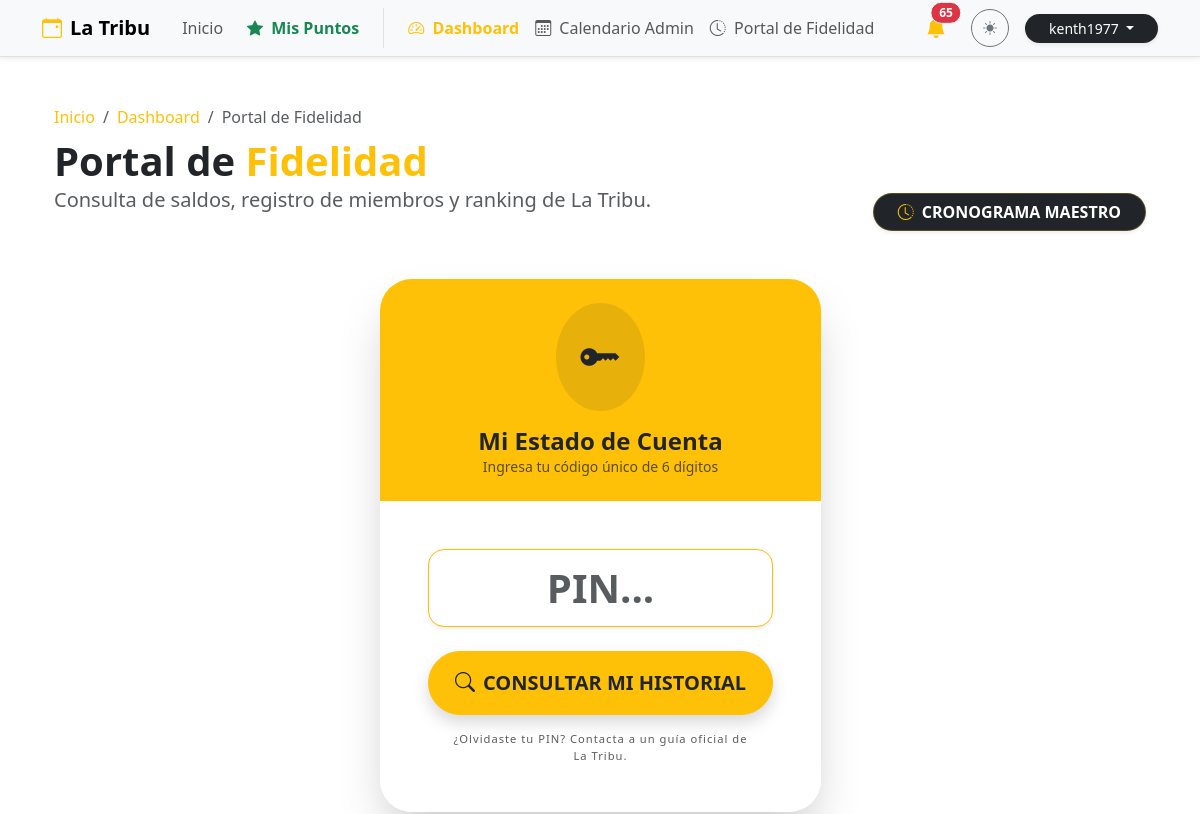
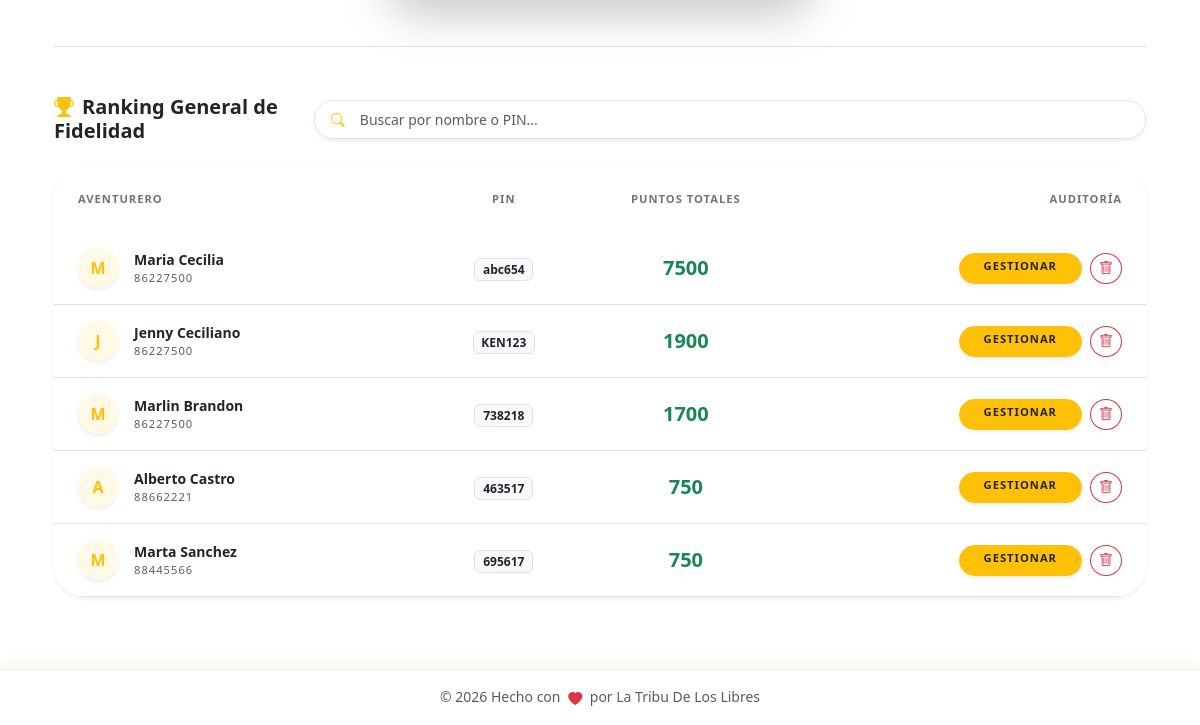
Before: /admin/puntos/ranking (signed in) with the older database file (2 pictures, top to bottom).
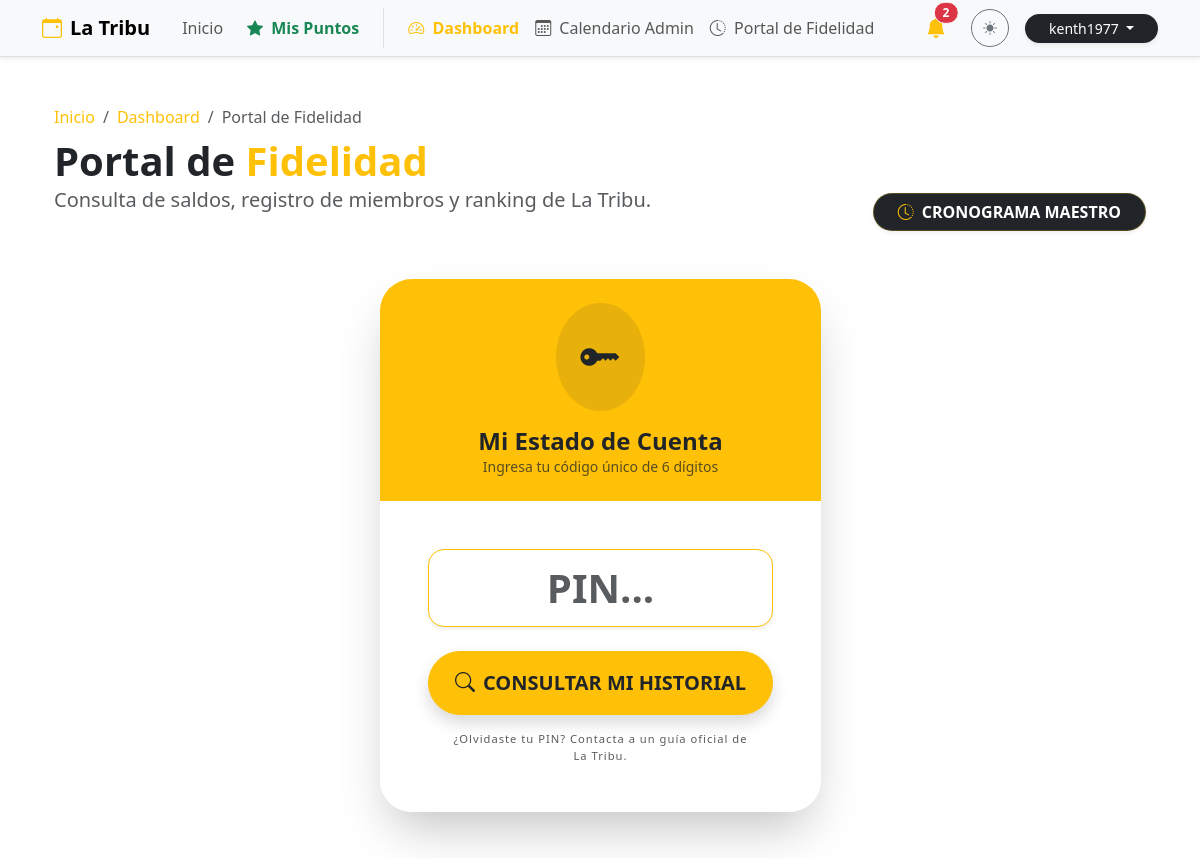
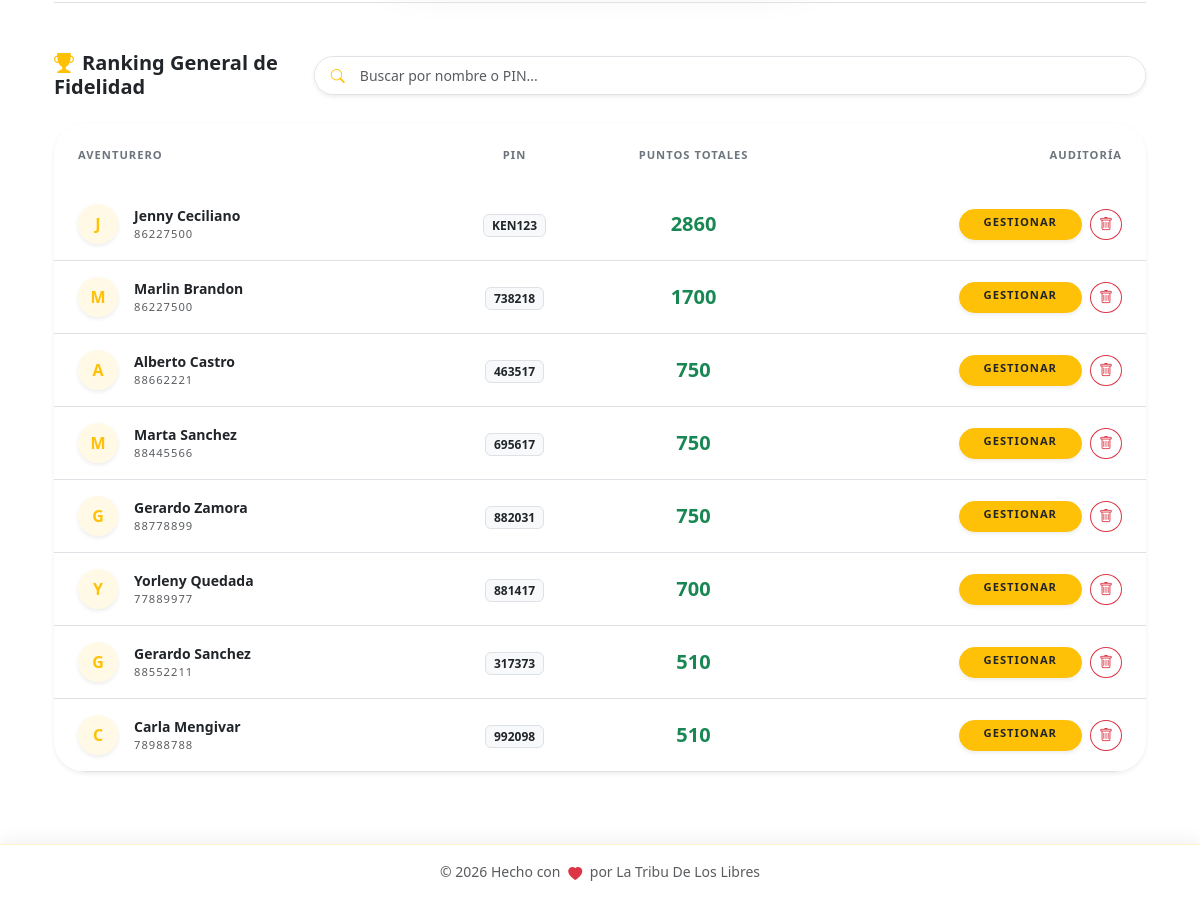
After: the same page with the newer database file (2 pictures, top to bottom).
### db.py (models this page shows)
class Member(db.Model):
    __tablename__ = 'member'
    id = db.Column(db.Integer, primary_key=True)
    pin = db.Column(db.String(6), unique=True, nullable=False)
    nombre = db.Column(db.String(100), nullable=False)
    apellido1 = db.Column(db.String(100), nullable=False)
    apellido2 = db.Column(db.String(100))
    telefono = db.Column(db.String(20))
    birth_date = db.Column(db.Date)
    puntos_totales = db.Column(db.Integer, default=0)
    debt_pending = db.Column(db.Boolean, default=False)
    ultimo_regalo_bday = db.Column(db.Integer, default=0) # Año del último bono acreditado
    bookings = db.relationship('Booking', backref='member', lazy=True)
    logs = db.relationship('PointLog', backref='member', lazy=True)

### puntos.py (the view)
@puntos_bp.route('/ranking')
@login_required
def historial_global():
    if not current_user.is_superuser:
        flash('Acceso restringido a líderes.', 'danger')
        return redirect(url_for('main.home'))
    members = Member.query.order_by(Member.puntos_totales.desc()).all()
    return render_template('puntos.html',
                         members=members,
                         selected_member=None,
                         is_global_schedule=False)

### app.py (called while the page is built)
@login_manager.user_loader
def load_user(user_id):
    try:
        return db.session.get(User, int(user_id))
    except (TypeError, ValueError, Exception):
        return None

@app.before_request
def force_https():
    if request.headers.get('X-Forwarded-Proto') == 'http':
        url = request.url.replace('http://', 'https://', 1)
        return redirect(url, code=301)

### rutas.py (called while the page is built)
def get_config(key, default_val=""):
    try:
        conf = SystemConfig.query.filter_by(key=key).first()
        return conf.value if conf else default_val
    except:
        return default_val

### templates/puntos.html (shortened to what the changed rows need)
{% extends "base.html" %}
{% block content %}
<div class="container py-4">
    <div class="row mb-5 align-items-end animate__animated animate__fadeIn">
        <div class="col-md-7">
            <h1 class="display-6 fw-bold mb-0">
                {% if is_global_schedule %}
                    Cronograma <span class="text-warning">Maestro</span>
                {% elif selected_member %}
                    Estado de Cuenta: <span class="text-warning">{{ selected_member.nombre }}</span>
                {% else %}
                    Portal de <span class="text-warning">Fidelidad</span>
                {% endif %}
            </h1>
        </div>
    </div>
    {% if is_global_schedule %}
    <div class="card border-0 shadow-lg rounded-5 overflow-hidden animate__animated animate__fadeIn">
        <div class="card-body p-0">
            <div class="table-responsive">
                <table class="table table-hover align-middle mb-0">
                    <thead class="bg-body-tertiary">
                        <tr>
                            <th class="border-0 px-4 py-3 text-secondary x-small fw-bold text-uppercase">Fecha / Hora</th>
                            <th class="border-0 py-3 text-secondary x-small fw-bold text-uppercase">Miembro (PIN)</th>
                            <th class="border-0 py-3 text-secondary x-small fw-bold text-uppercase text-center">Tipo</th>
                            <th class="border-0 py-3 text-secondary x-small fw-bold text-uppercase">Concepto / Detalle</th>
                            <th class="border-0 py-3 text-secondary x-small fw-bold text-uppercase text-end pe-4">Impacto</th>
                        </tr>
                    </thead>
                    <tbody>
                        {% if logs %}
                            {% for log in logs %}
                            <tr class="animate__animated animate__fadeIn" style="animation-delay: {{ loop.index0 * 0.05 }}s">
                                <td class="px-4 py-3">
                                    <span class="fw-medium small text-body">{{ log.fecha.strftime('%d %b, %y') }}</span><br>
                                    <small class="text-muted" style="font-size: 0.6rem;">{{ log.fecha.strftime('%H:%M:%S') }}</small>
                                </td>
                                <td>
                                    <div class="fw-bold text-body small">{{ log.member }}</div>
                                    <span class="badge bg-light text-dark border x-small" style="font-size: 0.6rem;">{{ log.pin }}</span>
                                </td>
                                <td class="text-center">
                                    <span class="badge bg-light text-dark border px-3 py-1 rounded-pill x-small fw-bold">{{ log.tipo }}</span>
                                </td>
                                <td class="small text-muted">{{ log.detalle }}</td>
                                <td class="text-end pe-4">
                                    <span class="fw-bold fs-5 {{ log.color }}">
                                        {% if log.monto > 0 %}+{% endif %}{{ log.monto }}
                                    </span>
                                </td>
                            </tr>
                            {% endfor %}
                        {% else %}
                            <tr>
                                <td colspan="5" class="text-center py-5 text-muted">
                                    <i class="bi bi-info-circle display-4 d-block mb-3 opacity-25"></i>
                                    No hay registros globales en el cronograma.
                                </td>
                            </tr>
                        {% endif %}
                    </tbody>
                </table>
            </div>
        </div>
    </div>
    {% else %}
        {% if current_user.is_authenticated and current_user.is_superuser %}
            <div class="mt-5 pt-5 border-top animate__animated animate__fadeInUp">
                <div class="card border-0 shadow-sm rounded-5 bg-body overflow-hidden">
                    <div class="card-body p-0">
                        <div class="table-responsive">
                            <table class="table table-hover align-middle mb-0" id="membersTable">
                                <thead class="bg-body-tertiary">
                                    <tr>
                                        <th class="border-0 px-4 py-4 text-secondary x-small fw-bold text-uppercase">Aventurero</th>
                                        <th class="border-0 py-4 text-secondary x-small fw-bold text-uppercase text-center">PIN</th>
                                        <th class="border-0 py-4 text-secondary x-small fw-bold text-uppercase text-center">Puntos Totales</th>
                                        <th class="border-0 py-4 text-secondary x-small fw-bold text-uppercase text-end pe-4">Auditoría</th>
                                    </tr>
                                </thead>
                                <tbody>
                                    {% if members %}
                                        {% for member in members %}
                                        <tr class="ranking-row">
                                            <td class="px-4 py-3">
                                                <div class="d-flex align-items-center">
                                                    <div class="avatar-xs me-3 bg-warning bg-opacity-10 text-warning rounded-circle d-flex align-items-center justify-content-center fw-bold shadow-sm" style="width: 40px; height: 40px;">
                                                        {{ member.nombre[0] if member.nombre else '?' }}
                                                    </div>
                                                    <div>
                                                        <div class="fw-bold text-body small member-name-cell">{{ member.nombre }} {{ member.apellido1 }}</div>
                                                        <div class="x-small text-muted">{{ member.telefono }}</div>
                                                    </div>
                                                </div>
                                            </td>
                                            <td class="text-center"><span class="badge bg-light text-dark border small member-pin-cell">{{ member.pin }}</span></td>
                                            <td class="text-center fw-bold text-success fs-5">{{ member.puntos_totales }}</td>
                                            <td class="text-end pe-4">
                                                <div class="d-flex justify-content-end gap-2">
                                                    <a href="{{ url_for('puntos.detalle_miembro', member_id=member.id) }}" class="btn btn-warning btn-sm rounded-pill shadow-sm py-1 px-4 x-small fw-bold text-dark">GESTIONAR</a>
                                                    <button class="btn btn-outline-danger btn-sm rounded-circle" data-bs-toggle="modal" data-bs-target="#deleteUserModal{{ member.id }}">
                                                        <i class="bi bi-trash"></i>
                                                    </button>
                                                </div>
                                            </td>
                                        </tr>
                                        {% endfor %}
                                    {% endif %}
                                </tbody>
                            </table>
                        </div>
                    </div>
                </div>
            </div>
        {% endif %}
    {% endif %}
</div>
{% endblock %}

### templates/base.html (shortened to what the changed rows need)
<!DOCTYPE html>
<html lang="es" data-bs-theme="light">
<head>
    <link href="https://cdn.jsdelivr.net/npm/bootstrap@5.3.2/dist/css/bootstrap.min.css" rel="stylesheet">
    <link rel="stylesheet" href="https://cdn.jsdelivr.net/npm/bootstrap-icons@1.11.1/font/bootstrap-icons.css">
    <link rel="stylesheet" href="https://cdnjs.cloudflare.com/ajax/libs/animate.css/4.1.1/animate.min.css"/>
</head>
<body>
    <nav class="navbar navbar-expand-lg bg-body-tertiary border-bottom sticky-top shadow-sm">
        <div class="container">
            <div class="collapse navbar-collapse" id="navbarNav">
                <div class="d-flex align-items-center gap-3 mt-3 mt-lg-0">
                    {% if current_user.is_authenticated and current_user.is_superuser %}
                    <div class="dropdown">
                        <button class="btn btn-link position-relative text-dark p-0 me-2" type="button" data-bs-toggle="dropdown" aria-expanded="false">
                            <i class="bi bi-bell-fill fs-5 text-warning"></i>
                            {% if admin_unread_count > 0 %}
                            <span class="position-absolute top-0 start-100 translate-middle badge rounded-pill bg-danger border border-light animate__animated animate__pulse animate__infinite">
                                {{ admin_unread_count }}
                            </span>
                            {% endif %}
                        </button>
                    </div>
                    {% endif %}
                </div>
            </div>
        </div>
    </nav>
    <main class="container py-4">
        {% block content %}{% endblock %}
    </main>
</body>
</html>

Changed rows visible on the page:
removed Member: nombre "M", nombre "Maria", apellido1 "Cecilia", telefono "86227500", pin "abc654", puntos_totales "7500"
changed Member "Jenny": puntos_totales "1900" → "2860"
added Member: nombre "G", nombre "Gerardo", apellido1 "Zamora", telefono "88778899", pin "882031", puntos_totales "750"
added Member: nombre "Y", nombre "Yorleny", apellido1 "Quedada", telefono "77889977", pin "881417", puntos_totales "700"
added Member: nombre "G", nombre "Gerardo", apellido1 "Sanchez", telefono "88552211", pin "317373", puntos_totales "510"
added Member: nombre "C", nombre "Carla", apellido1 "Mengivar", telefono "78988788", pin "992098", puntos_totales "510"
Other visible differences:
{{ admin_unread_count }}: "65" → "2"
